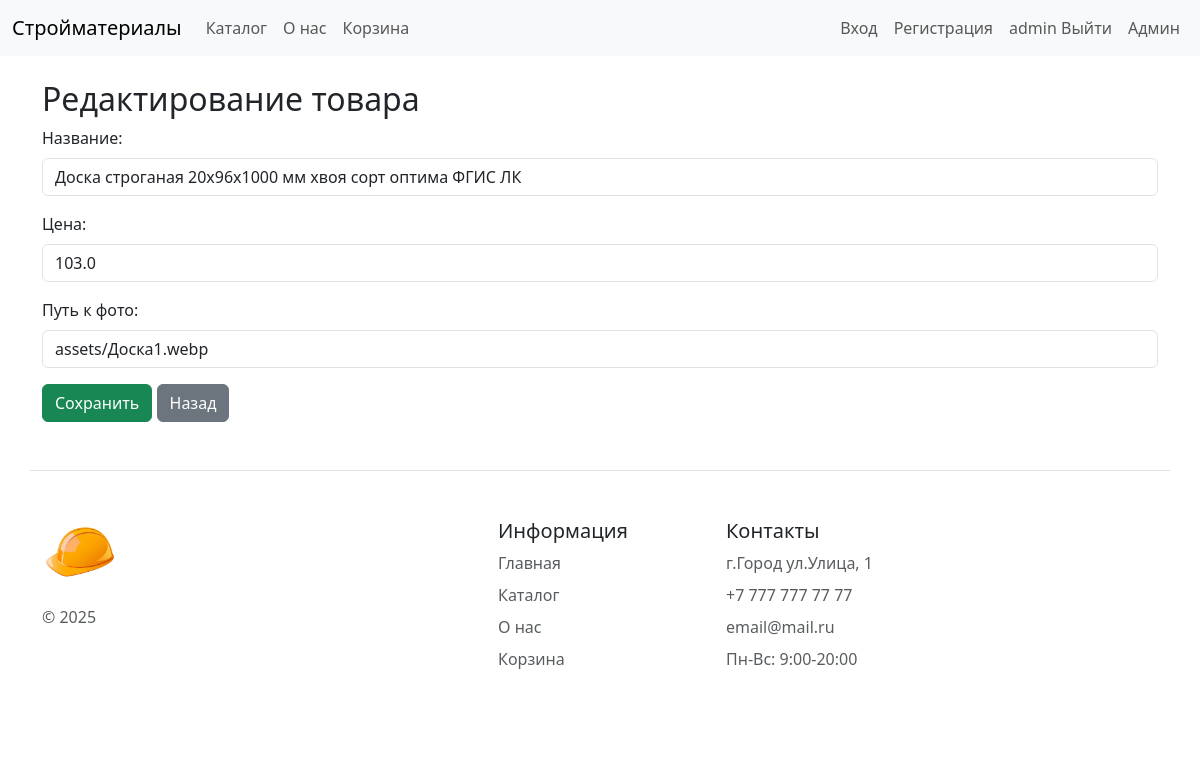
Screenshot of /admin/products/edit/1 (signed in) with the database file from the repository.
### tables this page shows
CREATE TABLE products (
            id INTEGER PRIMARY KEY AUTOINCREMENT,
            name TEXT NOT NULL,
            price REAL NOT NULL,
            image_url TEXT NOT NULL,
            created_at TIMESTAMP DEFAULT CURRENT_TIMESTAMP
        );

### app.py (the view, shortened to what this page needs)
@app.route('/admin/products/edit/<int:product_id>', methods=['GET', 'POST'])
def admin_edit_product(product_id):
    if session.get("role") != "admin":
        return "Доступ запрещён"
    with get_db_connection() as conn:
        product = conn.execute(
            'SELECT * FROM products WHERE id = ?',
            (product_id,)
        ).fetchone()
    if not product:
        return "Товар не найден", 404
    return render_template('admin_edit.html', product=dict(product))

### app.py (called while the page is built)
@contextmanager
def get_db_connection():
    conn = sqlite3.connect(app.config['DATABASE'])
    conn.row_factory = sqlite3.Row
    try:
        yield conn
        conn.commit()
    except Exception:
        conn.rollback()
        raise
    finally:
        conn.close()

@app.before_request
def before_request():
    if 'cart' not in session:
        session['cart'] = {}

### templates/admin_edit.html (shortened to what this page needs)
{% extends "base.html" %}
{% block content %}
<div class="container mt-4">
    <h2>{{ "Редактирование товара" if product else "Добавление товара" }}</h2>
    <form id="productForm" method="POST">
        <div class="mb-3">
            <label class="form-label">Название:</label>
            <input name="name" class="form-control" value="{{ product.name if product else '' }}" required>
        </div>
        <div class="mb-3">
            <label class="form-label">Цена:</label>
            <input type="number" name="price" class="form-control" step="0.01"
                   value="{{ product.price if product else '' }}" required>
        </div>
        <div class="mb-3">
            <label class="form-label">Путь к фото:</label>
            <input name="image_url" class="form-control" value="{{ product.image_url if product else '' }}">
        </div>
        <button class="btn btn-success">Сохранить</button>
        <a href="/admin/products" class="btn btn-secondary">Назад</a>
    </form>
</div>
{% endblock %}

### rows the page displays
products: name "Доска строганая 20x96x1000 мм хвоя сорт оптима ФГИС ЛК", price "103.0", image_url "assets/Доска1.webp"

### other values shown
{{ session.username }} "admin"
{{ "Редактирование товара" if product else "Добавление товара" }} "Редактирование товара"
